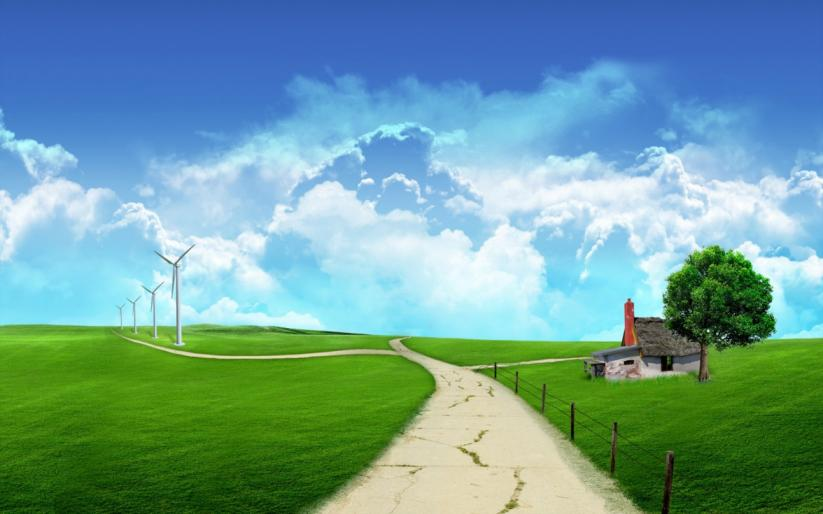
//> input picture download.jpg, 823 x 514 px, given in place of test.jpg, which was not available
$ ./Psychedelic_video   (built with g++ and OpenCV 4)
//> lines starting //> are read from the running program, lines starting //| are printed output that depends on the picture; pictures that were not available may be replaced by others from this repository, and a replacement may not be noted
#include <opencv2/opencv.hpp>
#include "opencv2/videoio.hpp"
#include <opencv2/core/core.hpp>
#include <opencv2/highgui/highgui.hpp>
#include <opencv2/features2d.hpp>
#include "opencv2/imgcodecs.hpp"
#include <iostream>
#include "opencv2/imgproc/imgproc.hpp"
#include <stdio.h>

using namespace cv;
using namespace std;

Mat quantizeColor (Mat a);
Mat psyco ( Mat a);
Mat sovrapponi(Mat img);

int main( int argc, char** argv ) {

		VideoCapture cap("video.mp4");

		Mat bella2 = imread("test.jpg", CV_LOAD_IMAGE_COLOR);
//> bella2 is the input picture: 514 rows x 823 cols, CV_8UC3; mean B, G, R 155.8, 159.3, 110.6
		bella2 = psyco(bella2);

	    imwrite( "test2.jpg", bella2 );

		while(1)
		{
			Mat frame;

			bool bSuccess = cap.read(frame); // read a new frame from video

			if (!bSuccess) //if not success, break loop
			{
				 cout << "Cannot read the frame from video file" << endl;
				 break;
			}
			frame = psyco(frame);
			imshow("MyVideo", frame); //show the frame in "MyVideo" window

			if(waitKey(30) == 27) //wait for 'esc' key press for 30 ms. If 'esc' key is pressed, break loop
		   {
					cout << "esc key is pressed by user" << endl;
					break;
		   }
		}


		waitKey(0); //wait for key press

		destroyAllWindows(); //destroy all open windows

		return 0;
}

Mat sovrapponi ( Mat img)
{
		Mat bella = imread("seconda.jpg", CV_LOAD_IMAGE_COLOR); //open and read the image
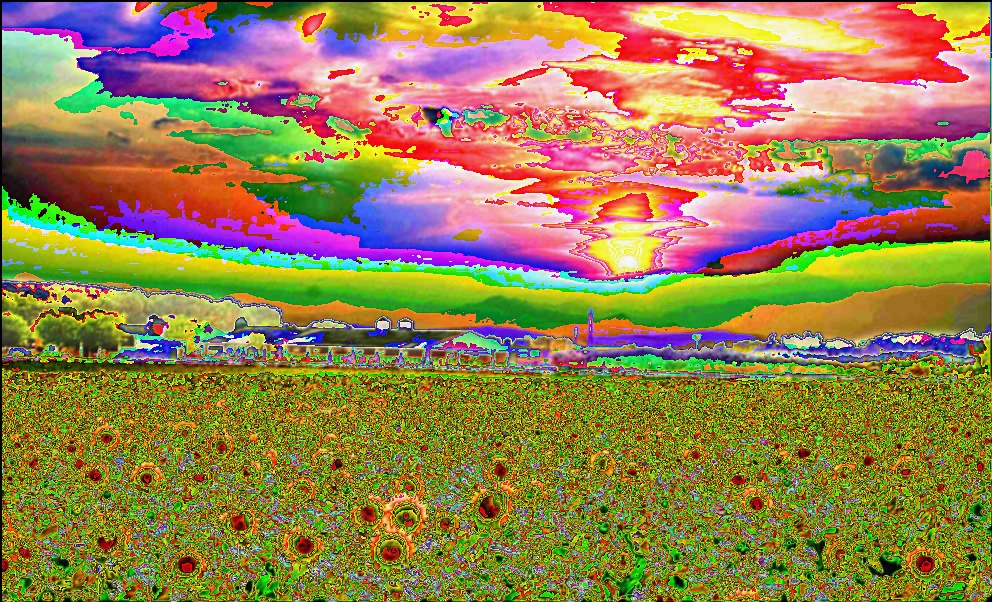
//> input picture seconda.jpg, 992 x 602 px
//> bella is the input picture: 602 rows x 992 cols, CV_8UC3; mean B, G, R 79.9, 129, 150.7

		for(int i = 0; i < img.rows; i++)
		{
			for(int j = 0; j < img.cols; j++)
			{
				for (int s = 0; s<3; s++)
				{
					img.at<Vec3b>(i,j)[s] = ((img.at<Vec3b>(i,j)[s]/5)*5);//+((bella.at<Vec3b>(i,j)[s]/5)*1);
				}
			}
		}
		return img;
}

Mat psyco ( Mat img)
{
	    Mat ris = img;//quantizeColor(img);
	    Mat noise = Mat (ris.size(), ris.type());

	    randn(noise, 0, 10); //mean and variance

	    ris += noise;

	    ris = sovrapponi(ris);

		double kernel[3][3];
		for (int i=0; i<3; i++)
		{
			for (int a=0; a<3; a++)
			{
				kernel[i][a] = (3.0/9.0);
			}
		}

		for(int i = 0; i < ris.rows; i++)
		{
			for(int j = 0; j < ris.cols; j++)
			{
				for (int s=0; s<3; s++)
				{
					double count = 0;
					for ( int r=-1; r<2; r++)
					{
						for(int c = -1; c<2; c++)
						{
							count = count + (double) kernel[1+r][1+c]* (double)ris.at<Vec3b>(i,j)[s];
							//
						}

					}
					ris.at<Vec3b>(i,j)[s] = (int) count;
				}
			}
		}
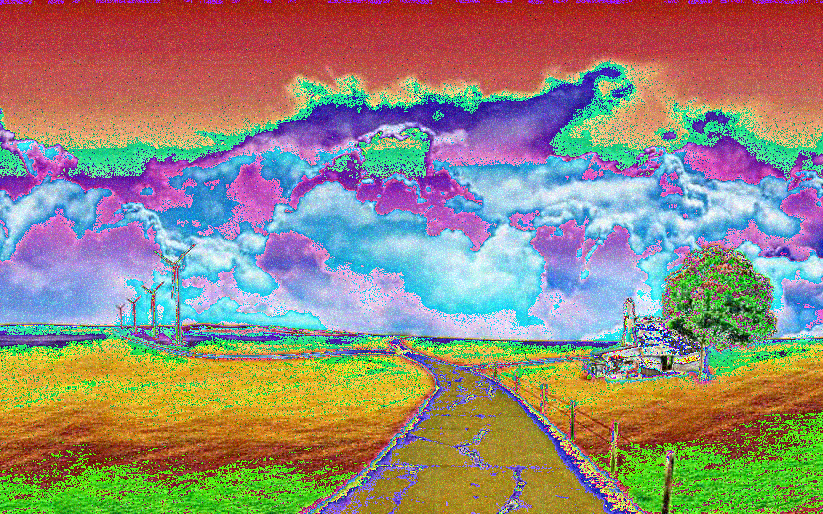
//> ris: 514 rows x 823 cols, CV_8UC3; mean B, G, R 121.9, 136.1, 148.2
//> after the loop in psyco (call 2), `for(int i = 0; i < ris.rows; i++)`:
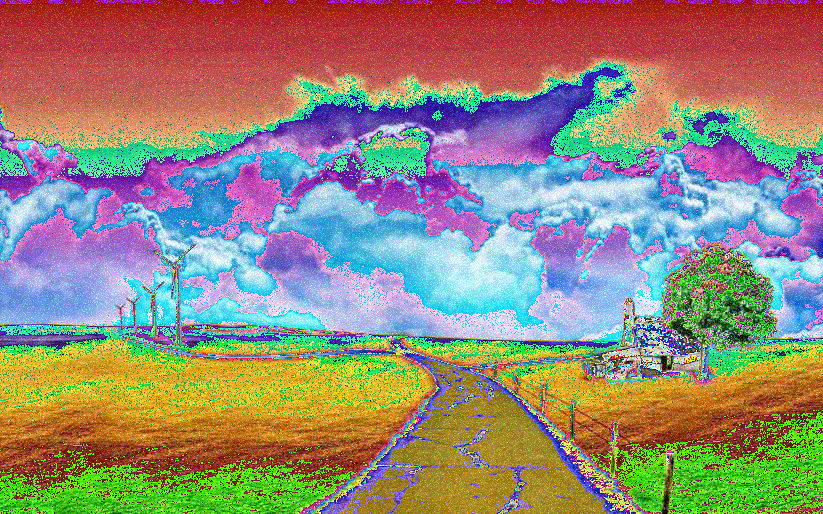
//> ris: 514 rows x 823 cols, CV_8UC3; mean B, G, R 121.9, 136, 148.1
//> the Esc key is pressed
		return ris;
}

Mat quantizeColor (Mat a)
{
		Mat img = a.clone();
		vector<Mat> channels;
		Mat img_hist_equalized;

		cvtColor(img, img_hist_equalized, CV_BGR2YCrCb); //change the color image from BGR to YCrCb format

		split(img_hist_equalized,channels); //split the image into channels

		equalizeHist(channels[0], channels[0]); //equalize histogram on the 1st channel (Y)

		merge(channels,img_hist_equalized); //merge 3 channels including the modified 1st channel into one image

		cvtColor(img_hist_equalized, img_hist_equalized, CV_YCrCb2BGR); //change the color image from YCrCb to BGR format (to display image properly)

		return img_hist_equalized;
}
